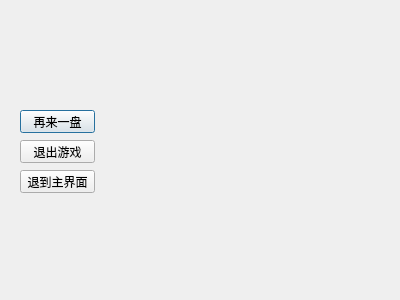
<?xml version="1.0" encoding="UTF-8"?>
<ui version="4.0">
 <class>Dialog01</class>
 <widget class="QDialog" name="Dialog01">
  <property name="geometry">
   <rect>
    <x>0</x>
    <y>0</y>
    <width>400</width>
    <height>300</height>
   </rect>
  </property>
  <property name="windowTitle">
   <string>Dialog</string>
  </property>
  <widget class="QLabel" name="label">
   <property name="geometry">
    <rect>
     <x>20</x>
     <y>50</y>
     <width>181</width>
     <height>51</height>
    </rect>
   </property>
   <property name="styleSheet">
    <string notr="true">border-image: url(:/你赢了.png);</string>
   </property>
   <property name="text">
    <string/>
   </property>
  </widget>
  <widget class="QLabel" name="label_2">
   <property name="geometry">
    <rect>
     <x>20</x>
     <y>20</y>
     <width>181</width>
     <height>21</height>
    </rect>
   </property>
   <property name="styleSheet">
    <string notr="true">border-image: url(:/恭喜.png);</string>
   </property>
   <property name="text">
    <string/>
   </property>
  </widget>
  <widget class="QPushButton" name="dialog_1_pushButton">
   <property name="geometry">
    <rect>
     <x>20</x>
     <y>110</y>
     <width>75</width>
     <height>23</height>
    </rect>
   </property>
   <property name="text">
    <string>再来一盘</string>
   </property>
  </widget>
  <widget class="QPushButton" name="dialog_1_pushButton_2">
   <property name="geometry">
    <rect>
     <x>20</x>
     <y>140</y>
     <width>75</width>
     <height>23</height>
    </rect>
   </property>
   <property name="text">
    <string>退出游戏</string>
   </property>
  </widget>
  <widget class="QPushButton" name="pushButton_3">
   <property name="geometry">
    <rect>
     <x>20</x>
     <y>170</y>
     <width>75</width>
     <height>23</height>
    </rect>
   </property>
   <property name="text">
    <string>退到主界面</string>
   </property>
  </widget>
 </widget>
 <resources/>
 <connections>
  <connection>
   <sender>pushButton_3</sender>
   <signal>clicked()</signal>
   <receiver>Dialog01</receiver>
   <slot>close()</slot>
   <hints>
    <hint type="sourcelabel">
     <x>73</x>
     <y>185</y>
    </hint>
    <hint type="destinationlabel">
     <x>138</x>
     <y>184</y>
    </hint>
   </hints>
  </connection>
 </connections>
</ui>
